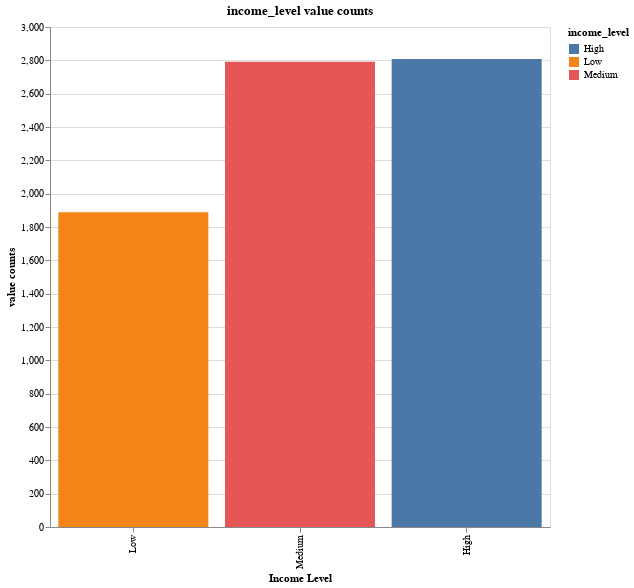

Write notebook code for a chart like this one.
### Markdown cell above
## `income_level` 
The individual's income level, categorized as "Low", "Medium", or "High". The variable is ordinal with gradient from "High" to "Low". The most populated group is `High` income level

![image.png](attachment:7824491c-f891-4652-87e1-032f99e92b6f.png)

### Code cell
(
    df
    .group_by('income_level').len().rename({'len':'value counts'})
    .plot.bar(x=alt.X('income_level:N', 
            sort=["Low", "Medium", "High"],
            title="Income Level"), y='value counts', color='income_level')
    .properties(width=500, height=500, title="income_level value counts")
)

### Figure 1 — Vega-Lite specification as saved in the notebook (floating-point values rounded to 4 significant figures)
{"config": {"view": {"continuousWidth": 300, "continuousHeight": 300}}, "data": {"name": "data-fcfd352e0f79845b9c00bf711c2fd171"}, "mark": {"type": "bar", "tooltip": true}, "encoding": {"color": {"field": "income_level", "type": "nominal"}, "x": {"field": "income_level", "sort": ["Low", "Medium", "High"], "title": "Income Level", "type": "nominal"}, "y": {"field": "value counts", "type": "quantitative"}}, "height": 500, "params": [{"name": "param_5", "select": {"type": "interval", "encodings": ["x", "y"]}, "bind": "scales"}], "title": "income_level value counts", "width": 500, "$schema": "https://vega.github.io/schema/vega-lite/v5.20.1.json", "datasets": {"data-fcfd352e0f79845b9c00bf711c2fd171": [{"income_level": "Low", "value counts": 1888}, {"income_level": "High", "value counts": 2808}, {"income_level": "Medium", "value counts": 2792}]}}
